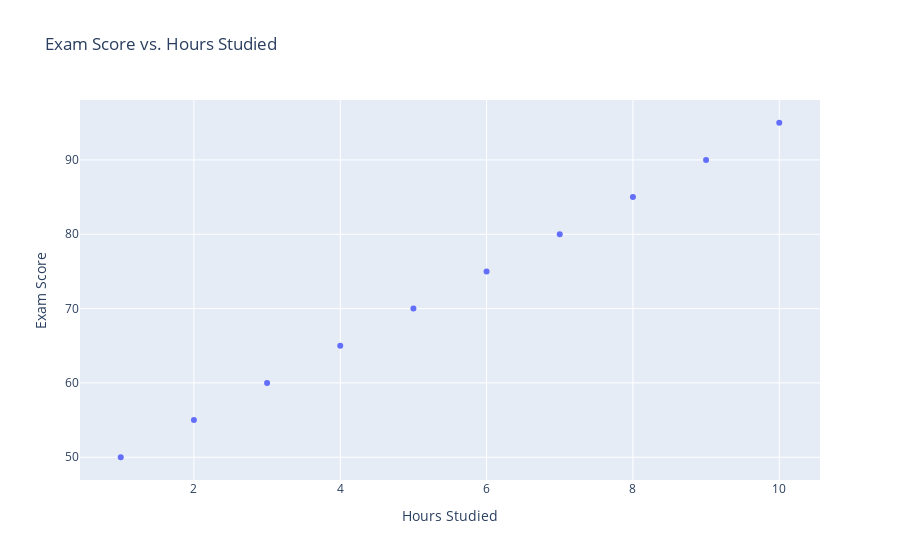

This figure's notebook cell:
### Markdown cell above
## 3. Creating a Scatter Plot

Scatter plots are used to visualize the relationship between two variables. Plotly allows you to create interactive scatter plots where users can zoom, pan, and hover over individual data points to get more information.

### Code cell
# Sample data
data = {
    'Hours Studied': [1, 2, 3, 4, 5, 6, 7, 8, 9, 10],
    'Exam Score': [50, 55, 60, 65, 70, 75, 80, 85, 90, 95]
}

# Creating a scatter plot using Plotly Express
fig = px.scatter(data, x='Hours Studied', y='Exam Score', title='Exam Score vs. Hours Studied')

# Display the figure
fig.show()

### Figure 1 — Plotly figure (JSON) as saved in the notebook; plotly's stock layout.template omitted (floating-point values rounded to 4 significant figures)
{"data": [{"hovertemplate": "Hours Studied=%{x}<br>Exam Score=%{y}<extra></extra>", "legendgroup": "", "marker": {"color": "#636efa", "symbol": "circle"}, "mode": "markers", "name": "", "orientation": "v", "showlegend": false, "type": "scatter", "x": [1, 2, 3, 4, 5, 6, 7, 8, 9, 10], "xaxis": "x", "y": [50, 55, 60, 65, 70, 75, 80, 85, 90, 95], "yaxis": "y"}], "layout": {"legend": {"tracegroupgap": 0}, "title": {"text": "Exam Score vs. Hours Studied"}, "xaxis": {"anchor": "y", "domain": [0, 1], "title": {"text": "Hours Studied"}}, "yaxis": {"anchor": "x", "domain": [0, 1], "title": {"text": "Exam Score"}}}}
